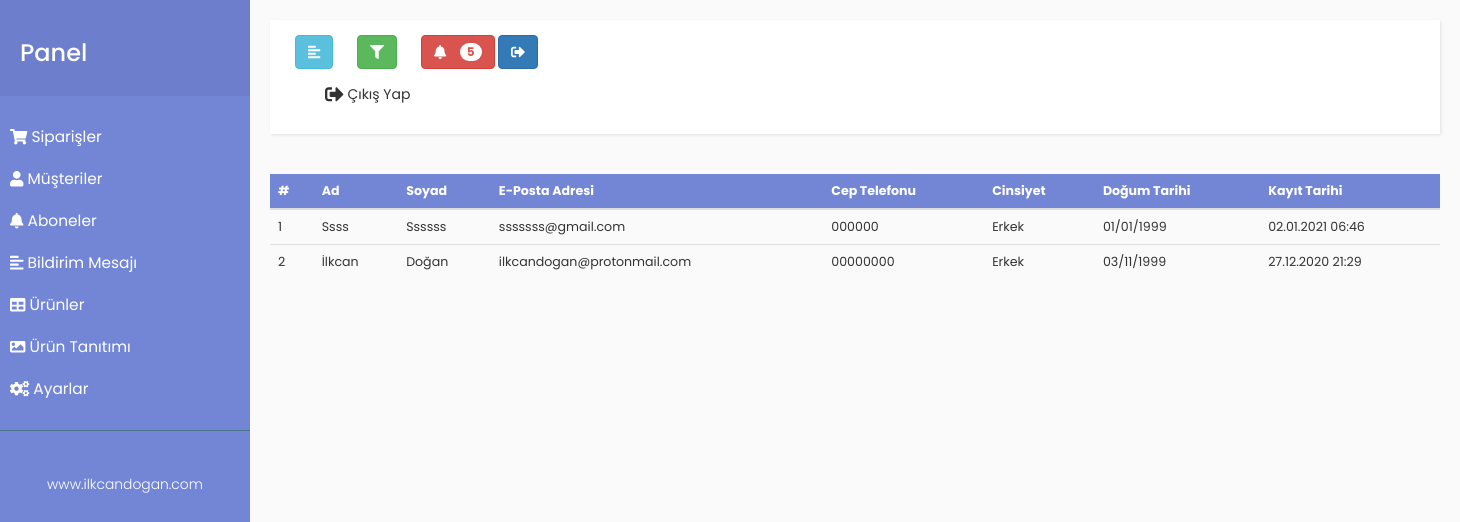
The app's page /files/admin/dashboard.php?page=customer (signed in) with its own data.
### tables this page shows
CREATE TABLE `tb_customer` (
  `ID` int(10) UNSIGNED NOT NULL,
  `FIREBASE_ID` varchar(90) NOT NULL,
  `NAME` varchar(100) NOT NULL,
  `SURNAME` varchar(100) NOT NULL,
  `EMAIL` varchar(100) NOT NULL,
  `PHONE` varchar(13) DEFAULT NULL,
  `BIRTHDAY` varchar(13) DEFAULT NULL,
  `GENDER` varchar(13) DEFAULT NULL,
  `REG_DATE` datetime DEFAULT CURRENT_TIMESTAMP
);

### files/admin/class/function.php (called while the page is built, shortened)
<?php
    class Database{
    	public static $db;
    	function __construct($host="xxxxxxxxxxxxxxxxxxxxxx",$db_name="xxxxxxxxxxxxxxxxxxxxxx",$db_username="xxxxxxxxxxxxxxxxxxxxxx",$db_password="xxxxxxxxxxxxxxxxxxxxxx"){
    		try {
    			self::$db = new PDO("mysql:host=$host;dbname=$db_name;charset=utf8",$db_username,$db_password);
    		} catch (PDOException $hata) {
    			echo "Database Connection Failed!".$hata;
    		}
    	}
        function GetOrdersPendingNotification(){
            $query = self::$db->prepare("SELECT COUNT(*) AS ORDER_COUNT FROM tb_orders WHERE ORDER_CHECK = false");
            $query->execute();
            return $query->fetchAll();
        }
        function GetCustomers($uid,$type=false){
            if($type){
                $query = self::$db->prepare("SELECT ID, NAME, SURNAME, EMAIL, PHONE, BIRTHDAY, GENDER, date_format(REG_DATE, '%d.%m.%Y %H:%i') AS REG_DATE FROM tb_customer WHERE FIREBASE_ID = :id");
                $query->execute([
                    ':id' => $uid
                ]);
                return $query->fetchAll()[0];
            }
            else{
                if($uid == ''){
                    $query = self::$db->prepare("SELECT ID, FIREBASE_ID, NAME, SURNAME, EMAIL, PHONE, BIRTHDAY, GENDER, date_format(REG_DATE, '%d.%m.%Y %H:%i') AS REG_DATE FROM tb_customer GROUP BY ID DESC;");
                    $query->execute([]);
                    return $query->fetchAll();
                }
                else{
                    $query = self::$db->prepare("SELECT ID, FIREBASE_ID, NAME, SURNAME, EMAIL, PHONE, BIRTHDAY, GENDER, date_format(REG_DATE, '%d.%m.%Y %H:%i') AS REG_DATE FROM tb_customer WHERE ID = :id GROUP BY ID DESC;");
                    $query->execute([
                        ':id' => $uid
                    ]);
                    return $query->fetchAll();
                }
            }
        }
    }
?>

### files/admin/dashboard.php (the view, shortened to what this page needs)
<?php
  include "class/function.php";
  $db = new Database();
    $page = htmlspecialchars($_GET['page'],ENT_QUOTES);
?>
<!DOCTYPE html>
<html>
<head>
    <link rel="stylesheet" href="vendor/bootstrap/css/bootstrap.min.css">
    <link rel="stylesheet" href="css/global.css">
</head>
<body>
    <div class="wrapper">
        <nav id="sidebar">
            <div class="sidebar-header">
                <h3>Panel</h3>
            </div>
            <ul class="list-unstyled components">
                <li>
                    <a href="dashboard.php?page=orders"><i class="fas fa-shopping-cart"></i> Siparişler</a>
                </li>
                <li>
                    <a href="dashboard.php?page=customer"><i class="fas fa-user"></i> Müşteriler</a>
                </li>
                <li>
                    <a href="dashboard.php?page=subscribe"><i class="fas fa-bell"></i> Aboneler</a>
                </li>
                <li>
                    <a href="dashboard.php?page=information-message"><i class="fas fa-align-left"></i> Bildirim Mesajı</a>
                </li>
                <li>
                    <a href="#productSubmenu" data-toggle="collapse" aria-expanded="false" class="dropdown-toggle"><i class="fas fa-table"></i> Ürünler</a>
                </li>
                <li>
                    <a href="#productIntroductionSubmenu" data-toggle="collapse" aria-expanded="false" class="dropdown-toggle"><i class="fas fa-image"></i> Ürün Tanıtımı</a>
                </li>
                <li>
                    <a href="#settingsSubmenu" data-toggle="collapse" aria-expanded="false" class="dropdown-toggle"><i class="fas fa-cogs"></i> Ayarlar</a>
                </li>
            </ul>
            <ul class="list-unstyled CTAs">
                <p><a href="https://www.ilkcandogan.com">www.ilkcandogan.com</a></p>
            </ul>
        </nav>
        <div id="content">
            <nav class="navbar navbar-expand-lg navbar-light bg-light">
                <div class="container-fluid">
                    <button type="button" id="sidebarCollapse" class="btn btn-info">
                        <i class="fas fa-align-left"></i>
                    </button>
                    <button type="button" id="orderFilter" class="btn btn-success" style="margin-left: 20px;" onclick="$('.filter-modal').modal('show');">
                        <i class="fas fa-filter"></i>
                    </button>
                    <button type="button" id="orderFilter" class="btn btn-danger" style="margin-left: 20px;" onclick="window.location.href='dashboard.php?page=orders'">
                        <i class="fas fa-bell" style="margin-right: 10px;"></i>
                        <span class="badge badge-light"><?php echo $db->GetOrdersPendingNotification()[0]['ORDER_COUNT']; ?></span>
                    </button>
                   <button class="btn btn-primary d-inline-block d-lg-none ml-auto" type="button" onclick="window.location.href='dashboard.php?page=logout'">
                        <i class="fas fa-sign-out-alt"></i>
                    </button>
                     <div class="collapse navbar-collapse" id="navbarSupportedContent">
                        <ul class="nav navbar-nav ml-auto">
                            <li class="nav-item active">
                                <a class="nav-link" href="dashboard.php?page=logout"><i class="fas fa-sign-out-alt fa-lg"></i> Çıkış Yap</a>
                            </li>
                        </ul>
                    </div>
                </div>
            </nav>
            <?php if($page == 'customer') { ?>
                <?php $customerArray = $db->GetCustomers($_GET['uid']); function ucfirst_turkish($str) { $tmp = preg_split("//u", $str, 2, PREG_SPLIT_NO_EMPTY); return mb_convert_case(str_replace("i", "İ", $tmp[0]), MB_CASE_TITLE, "UTF-8").$tmp[1]; }?>
              <div class="container">
                    <div class="row">
                        <div class="col-12">
                            <div class="table-responsive">
                                <table class="table">
                                    <thead style="white-space: nowrap; background-color: #7386D5; color:white;">
                                        <tr>
                                            <th>#</th>
                                            <th>Ad</th>
                                            <th>Soyad</th>
                                            <th>E-Posta Adresi</th>
                                            <th>Cep Telefonu</th>
                                            <th>Cinsiyet</th>
                                            <th>Doğum Tarihi</th>
                                            <th>Kayıt Tarihi</th>
                                        </tr>
                                    </thead>
                                    <tbody>
                                        <?php $i = 1; foreach ($customerArray as $key => $value) {
                                            $name = $value["NAME"];
                                            $surname = $value["SURNAME"];
                                            $regDate = $value["REG_DATE"];
                                            $email = $value["EMAIL"];
                                            $phone = $value["PHONE"];
                                            $birthday = $value["BIRTHDAY"];
                                            $gender = $value["GENDER"];
                                            ?>
                                            <tr>
                                                <td><?php echo $i; ?></td>
                                                <td><?php echo ucfirst_turkish($name); ?></td>
                                                <td><?php echo ucfirst_turkish($surname); ?></td>
                                                <td><?php echo $email; ?></td>
                                                <td><?php echo $phone; ?></td>
                                                <td><?php echo $gender; ?></td>
                                                <td><?php echo $birthday; ?></td>
                                                <td><?php echo $regDate; ?></td>
                                            </tr>
                                         <?php $i++; } ?>
                                    </tbody>
                                </table>
                            </div>
                        </div>
                    </div>
                </div>
            <?php } ?>
        </div>
    </div>
</body>
</html>

### files/admin/css/global.css (style rules this page uses)
body { font-family: 'Poppins', sans-serif; background: #fafafa; }
p { font-family: 'Poppins', sans-serif; font-size: 1.1em; font-weight: 300; line-height: 1.7em; color: #999; }
th,td { font-size: 0.9em; }
td { white-space: nowrap; }
a, a:hover, a:focus { color: inherit; text-decoration: none; transition: all 0.3s; }
.navbar { padding: 15px 10px; background: #fff; border: none; border-radius: 0; margin-bottom: 40px; box-shadow: 1px 1px 3px rgba(0, 0, 0, 0.1); }
.wrapper { display: flex; width: 100%; align-items: stretch; }
#sidebar { min-width: 250px; max-width: 250px; background: #7386D5; color: #fff; transition: all 0.3s; }
#sidebar .sidebar-header { padding: 20px; background: #6d7fcc; }
#sidebar ul.components { padding: 20px 0; border-bottom: 1px solid #47748b; }
#sidebar ul p { color: #fff; padding: 10px; }
#sidebar ul li a { padding: 10px; font-size: 1.1em; display: block; }
a[data-toggle="collapse"] { position: relative; }
.dropdown-toggle::after { display: block; position: absolute; top: 50%; right: 20px; transform: translateY(-50%); }
ul.CTAs { padding: 20px; }
ul.CTAs a { text-align: center; font-size: 0.9em !important; display: block; border-radius: 5px; margin-bottom: 5px; }
#content { width: 100%; padding: 20px; min-height: 100vh; transition: all 0.3s; }

### records on screen
tb_customer: NAME "Ssss", SURNAME "Ssssss", EMAIL "sssssss@gmail.com", PHONE "000000", GENDER "Erkek", BIRTHDAY "01/01/1999", regDate "02.01.2021 06:46"
tb_customer: NAME "İlkcan", SURNAME "Doğan", EMAIL "ilkcandogan@protonmail.com", PHONE "00000000", GENDER "Erkek", BIRTHDAY "03/11/1999", regDate "27.12.2020 21:29"

### other values on screen
$db->GetOrdersPendingNotification()[0]['ORDER_COUNT'] "5"
